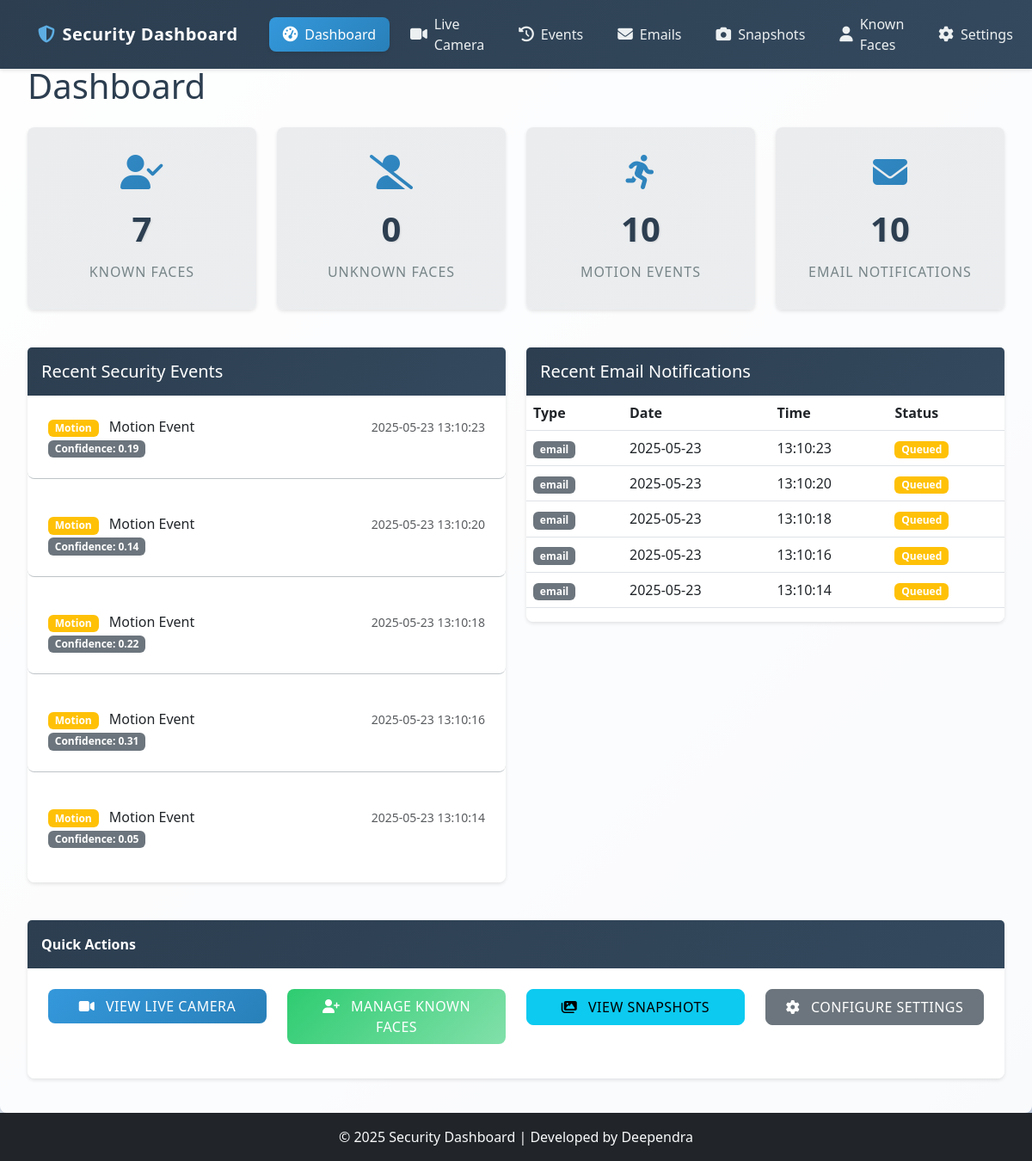
The page / on the database its author committed.
### database.py (models this page shows)
class MotionEvent(Base):
    __tablename__ = "motion_events"
    id = Column(Integer, primary_key=True, index=True)
    date = Column(String)
    time = Column(String)
    confidence = Column(Float)
    snapshot = Column(String)
    status = Column(String)

class EmailLog(Base):
    __tablename__ = "email_logs"
    id = Column(Integer, primary_key=True, index=True)
    date = Column(String)
    time = Column(String)
    recipient = Column(String)
    subject = Column(String)
    status = Column(String)

### app.py (the view)
@app.route('/')
def index():
    stats = get_statistics()
    recent_events = get_recent_events(5)
    recent_emails = get_email_logs(5, include_confidence=False)  # Get last 5 emails without confidence
    return render_template('index.html', stats=stats, recent_events=recent_events, recent_emails=recent_emails)

### templates/index.html (shortened to what this page needs)
{% extends "base.html" %}
{% block head %}
<link rel="stylesheet" href="{{ url_for('static', filename='css/dashboard.css') }}">
{% endblock %}
{% block content %}
<div class="container-fluid">
    <h1 class="mb-4">Dashboard</h1>
    <div class="row mb-4">
        <div class="col-md-3">
            <div class="card stat-card">
                <i class="fas fa-user-check text-success"></i>
                <div class="stat-value">{{ stats.known_faces }}</div>
                <div class="stat-label">Known Faces</div>
            </div>
        </div>
        <div class="col-md-3">
            <div class="card stat-card">
                <i class="fas fa-user-slash text-danger"></i>
                <div class="stat-value">{{ stats.unknown_faces }}</div>
                <div class="stat-label">Unknown Faces</div>
            </div>
        </div>
        <div class="col-md-3">
            <div class="card stat-card">
                <i class="fas fa-running text-warning"></i>
                <div class="stat-value">{{ stats.motion_events }}</div>
                <div class="stat-label">Motion Events</div>
            </div>
        </div>
        <div class="col-md-3">
            <div class="card stat-card">
                <i class="fas fa-envelope text-info"></i>
                <div class="stat-value">{{ stats.email_notifications }}</div>
                <div class="stat-label">Email Notifications</div>
            </div>
        </div>
    </div>
    <div class="row">
        <div class="col-md-6">
            <div class="card">
                <div class="card-header">
                    <h5 class="mb-0">Recent Security Events</h5>
                </div>
                <div class="card-body p-0">
                    {% if recent_events %}
                        {% for event in recent_events %}
                        <div class="event-item">
                            <div class="d-flex justify-content-between align-items-center">
                                <div>
                                    {% if event.type == 'known_face' %}
                                    <span class="badge bg-success">Known Face</span>
                                    {% elif event.type == 'unknown_face' %}
                                    <span class="badge bg-danger">Unknown Face</span>
                                    {% elif event.type == 'motion' %}
                                    <span class="badge bg-warning">Motion</span>
                                    {% endif %}
                                    <span class="ms-2">{{ event.name }}</span>
                                </div>
                                <div>
                                    <small class="text-muted">{{ event.date }} {{ event.time }}</small>
                                </div>
                            </div>
                            <div>
                                <span class="badge bg-secondary">Confidence: {{ event.confidence }}</span>
                            </div>
                        </div>
                        {% endfor %}
                    {% else %}
                        <div class="p-3 text-center text-muted">
                            No recent events found.
                        </div>
                    {% endif %}
                </div>
            </div>
        </div>
        <div class="col-md-6">
            <div class="card">
                <div class="card-header">
                    <h5 class="mb-0">Recent Email Notifications</h5>
                </div>
                <div class="card-body p-0">
                    {% if recent_emails %}
                        <table class="table">
                            <thead>
                                <tr>
                                    <th>Type</th>
                                    <th>Date</th>
                                    <th>Time</th>
                                    <th>Status</th>
                                </tr>
                            </thead>
                            <tbody>
                                {% for email in recent_emails %}
                                <tr>
                                    <td>
                                        {% if email.type == 'unknown_face' %}
                                            <span class="badge bg-danger">Unknown Face</span>
                                        {% elif email.type == 'motion' %}
                                            <span class="badge bg-warning">Motion</span>
                                        {% else %}
                                            <span class="badge bg-secondary">{{ email.type }}</span>
                                        {% endif %}
                                    </td>
                                    <td>{{ email.date }}</td>
                                    <td>{{ email.time }}</td>
                                    <td>
                                        {% if email.status == 'Sent' %}
                                            <span class="badge bg-success">Sent</span>
                                        {% elif email.status == 'Queued' %}
                                            <span class="badge bg-warning">Queued</span>
                                        {% elif email.status == 'Failed' %}
                                            <span class="badge bg-danger">Failed</span>
                                        {% else %}
                                            <span class="badge bg-secondary">{{ email.status }}</span>
                                        {% endif %}
                                    </td>
                                </tr>
                                {% endfor %}
                            </tbody>
                        </table>
                    {% else %}
                        <div class="p-3 text-center text-muted">
                            No recent email notifications found.
                        </div>
                    {% endif %}
                </div>
            </div>
        </div>
    </div>
    <div class="row mt-4">
        <div class="col-md-12">
            <div class="card">
                <div class="card-header">Quick Actions</div>
                <div class="card-body">
                    <div class="row">
                        <div class="col-md-3 mb-3">
                            <a href="/camera" class="btn btn-primary w-100">
                                <i class="fas fa-video me-2"></i> View Live Camera
                            </a>
                        </div>
                        <div class="col-md-3 mb-3">
                            <a href="/faces" class="btn btn-success w-100">
                                <i class="fas fa-user-plus me-2"></i> Manage Known Faces
                            </a>
                        </div>
                        <div class="col-md-3 mb-3">
                            <a href="/snapshots" class="btn btn-info w-100">
                                <i class="fas fa-images me-2"></i> View Snapshots
                            </a>
                        </div>
                        <div class="col-md-3 mb-3">
                            <a href="/settings" class="btn btn-secondary w-100">
                                <i class="fas fa-cog me-2"></i> Configure Settings
                            </a>
                        </div>
                    </div>
                </div>
            </div>
        </div>
    </div>
</div>
{% endblock %}

### templates/base.html (shortened to what this page needs)
<!DOCTYPE html>
<html lang="en">
<head>
    <link href="https://cdn.jsdelivr.net/npm/bootstrap@5.3.0/dist/css/bootstrap.min.css" rel="stylesheet">
    <link rel="stylesheet" href="https://cdnjs.cloudflare.com/ajax/libs/font-awesome/6.4.0/css/all.min.css">
    <link rel="stylesheet" href="{{ url_for('static', filename='css/base.css') }}">
    {% block head %}{% endblock %}
</head>
<body>
    <nav class="navbar navbar-expand-lg navbar-dark bg-dark fixed-top">
        <div class="container-fluid">
            <a class="navbar-brand" href="/">
                <i class="fas fa-shield-alt me-2"></i>Security Dashboard
            </a>
            <div class="collapse navbar-collapse" id="navbarNav">
                <ul class="navbar-nav">
                    <li class="nav-item">
                        <a class="nav-link {% if request.path == '/' %}active{% endif %}" href="/">
                            <i class="fas fa-tachometer-alt"></i> Dashboard
                        </a>
                    </li>
                    <li class="nav-item">
                        <a class="nav-link {% if request.path == '/camera' %}active{% endif %}" href="/camera">
                            <i class="fas fa-video"></i> Live Camera
                        </a>
                    </li>
                    <li class="nav-item">
                        <a class="nav-link {% if request.path == '/events' %}active{% endif %}" href="/events">
                            <i class="fas fa-history"></i> Events
                        </a>
                    </li>
                    <li class="nav-item">
                        <a class="nav-link {% if request.path == '/emails' %}active{% endif %}" href="/emails">
                            <i class="fas fa-envelope"></i> Emails
                        </a>
                    </li>
                    <li class="nav-item">
                        <a class="nav-link {% if request.path == '/snapshots' %}active{% endif %}" href="/snapshots">
                            <i class="fas fa-camera"></i> Snapshots
                        </a>
                    </li>
                    <li class="nav-item">
                        <a class="nav-link {% if request.path == '/faces' %}active{% endif %}" href="/faces">
                            <i class="fas fa-user"></i> Known Faces
                        </a>
                    </li>
                </ul>
                <ul class="navbar-nav ms-auto">
                    <li class="nav-item">
                        <a class="nav-link {% if request.path == '/settings' %}active{% endif %}" href="/settings">
                            <i class="fas fa-cog"></i> Settings
                        </a>
                    </li>
                </ul>
            </div>
        </div>
    </nav>
    <div class="main-content">
        {% block content %}{% endblock %}
    </div>
    <footer class="footer mt-auto py-3 bg-dark text-light">
        <div class="container text-center">
            <span>© 2025 Security Dashboard | Developed by Deependra</span>
        </div>
    </footer>
</body>
</html>

### rows shown on the page
MotionEvent: name "Motion Event", date "2025-05-23", time "13:10:23", confidence "0.19"
MotionEvent: name "Motion Event", date "2025-05-23", time "13:10:20", confidence "0.14"
MotionEvent: name "Motion Event", date "2025-05-23", time "13:10:18", confidence "0.22"
MotionEvent: name "Motion Event", date "2025-05-23", time "13:10:16", confidence "0.31"
MotionEvent: name "Motion Event", date "2025-05-23", time "13:10:14", confidence "0.05"
EmailLog: type "email", date "2025-05-23", time "13:10:23", status "Queued"
EmailLog: type "email", date "2025-05-23", time "13:10:20", status "Queued"
EmailLog: type "email", date "2025-05-23", time "13:10:18", status "Queued"
EmailLog: type "email", date "2025-05-23", time "13:10:16", status "Queued"
EmailLog: type "email", date "2025-05-23", time "13:10:14", status "Queued"

### other values the page prints
{{ stats.known_faces }} "7"
{{ stats.unknown_faces }} "0"
{{ stats.motion_events }} "10"
{{ stats.email_notifications }} "10"
